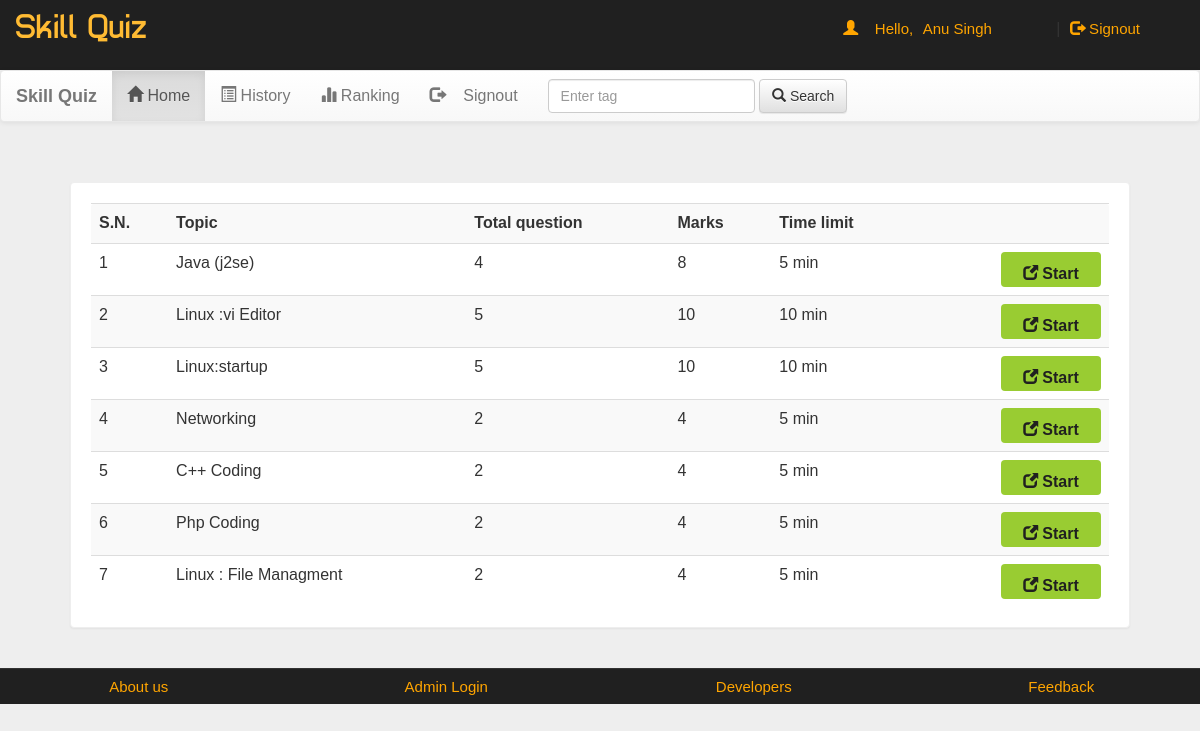
Screenshot of /account.php?q=1 (signed in) with the database file from the repository.
### tables this page shows
CREATE TABLE `quiz` (
  `eid` text NOT NULL,
  `title` varchar(100) NOT NULL,
  `sahi` int(11) NOT NULL,
  `wrong` int(11) NOT NULL,
  `total` int(11) NOT NULL,
  `time` bigint(20) NOT NULL,
  `intro` text NOT NULL,
  `tag` varchar(100) NOT NULL,
  `date` timestamp NOT NULL DEFAULT CURRENT_TIMESTAMP ON UPDATE CURRENT_TIMESTAMP
);

### account.php (the view, shortened to what this page needs)
<!DOCTYPE html PUBLIC "-//W3C//DTD XHTML 1.0 Transitional//EN" "http://www.w3.org/TR/xhtml1/DTD/xhtml1-transitional.dtd">
<html xmlns="http://www.w3.org/1999/xhtml">
<head>
<link  rel="stylesheet" href="css/bootstrap.min.css"/>
 <link  rel="stylesheet" href="css/bootstrap-theme.min.css"/>
 <link rel="stylesheet" href="css/main.css">
 <link  rel="stylesheet" href="css/font.css">
</head>
<body>
<div class="header">
<div class="row">
<div class="col-lg-6">
<span class="logo">Skill Quiz</span></div>
<div class="col-md-4 col-md-offset-2">
 <?php
 include_once 'dbConnection.php';
  if(!(isset($_SESSION['email']))){
header("location:index.php");
}
else
{
$name = $_SESSION['name'];
$email=$_SESSION['email'];
echo '<span class="pull-right top title1" ><span class="log1"><span class="glyphicon glyphicon-user" aria-hidden="true"></span>&nbsp;&nbsp;&nbsp;&nbsp;Hello,</span> <a href="account.php?q=1" class="log log1">'.$name.'</a>&nbsp;|&nbsp;<a href="logout.php?q=account.php" class="log"><span class="glyphicon glyphicon-log-out" aria-hidden="true"></span>&nbsp;Signout</button></a></span>';
}?>
</div>
</div></div>
<div class="bg">
<nav class="navbar navbar-default title1">
  <div class="container-fluid">
    <div class="navbar-header">
      <a class="navbar-brand" href="#"><b>Skill Quiz</b></a>
    </div>
    <div class="collapse navbar-collapse" id="bs-example-navbar-collapse-1">
      <ul class="nav navbar-nav">
        <li <?php if(@$_GET['q']==1) echo'class="active"'; ?> ><a href="account.php?q=1"><span class="glyphicon glyphicon-home" aria-hidden="true"></span>&nbsp;Home<span class="sr-only">(current)</span></a></li>
        <li <?php if(@$_GET['q']==2) echo'class="active"'; ?>><a href="account.php?q=2"><span class="glyphicon glyphicon-list-alt" aria-hidden="true"></span>&nbsp;History</a></li>
		<li <?php if(@$_GET['q']==3) echo'class="active"'; ?>><a href="account.php?q=3"><span class="glyphicon glyphicon-stats" aria-hidden="true"></span>&nbsp;Ranking</a></li>
		<li class="pull-right"> <a href="logout.php?q=account.php"><span class="glyphicon glyphicon-log-out" aria-hidden="true"></span>&nbsp;&nbsp;&nbsp;&nbsp;Signout</a></li>
		</ul>
            <form class="navbar-form navbar-left" role="search">
        <div class="form-group">
          <input type="text" class="form-control" placeholder="Enter tag ">
        </div>
        <button type="submit" class="btn btn-default"><span class="glyphicon glyphicon-search" aria-hidden="true"></span>&nbsp;Search</button>
      </form>
      </div>
  </div>
</nav>
<div class="container">
<div class="row">
<div class="col-md-12">
<?php if(@$_GET['q']==1) {
$result = mysqli_query($con,"SELECT * FROM quiz ORDER BY date DESC") or die('Error');
echo  '<div class="panel"><div class="table-responsive"><table class="table table-striped title1">
<tr><td><b>S.N.</b></td><td><b>Topic</b></td><td><b>Total question</b></td><td><b>Marks</b></td><td><b>Time limit</b></td><td></td></tr>';
$c=1;
while($row = mysqli_fetch_array($result)) {
	$title = $row['title'];
	$total = $row['total'];
	$sahi = $row['sahi'];
    $time = $row['time'];
	$eid = $row['eid'];
$q12=mysqli_query($con,"SELECT score FROM history WHERE eid='$eid' AND email='$email'" )or die('Error98');
$rowcount=mysqli_num_rows($q12);
if($rowcount == 0){
	echo '<tr><td>'.$c++.'</td><td>'.$title.'</td><td>'.$total.'</td><td>'.$sahi*$total.'</td><td>'.$time.'&nbsp;min</td>
	<td><b><a href="account.php?q=quiz&step=2&eid='.$eid.'&n=1&t='.$total.'" class="pull-right btn sub1" style="margin:0px;background:#99cc32"><span class="glyphicon glyphicon-new-window" aria-hidden="true"></span>&nbsp;<span class="title1"><b>Start</b></span></a></b></td></tr>';
}
}
echo '</table></div></div>';
}?>
</div></div></div></div>
<div class="row footer">
<div class="col-md-3 box">
<a href="about_us.php" target="#developers">About us</a>
</div>
<div class="col-md-3 box">
<a href="#" data-toggle="modal" data-target="#login">Admin Login</a></div>
<div class="col-md-3 box">
<a href="#" data-toggle="modal" data-target="#developers">Developers</a>
</div>
<div class="col-md-3 box">
<a href="feedback.php" target="_blank">Feedback</a></div></div>
</body>
</html>

### css/main.css (style rules this page uses)
body { overflow-x:hidden; width:100%; font: 15px "Century Gothic", "Times Roman", sans-serif; background:#eee; min-height:550px; background-attachment:fixed; }
.bg { min-height:540px; }
.panel { border-color:#eee; margin:40px; padding:20px; font: 15px "Century Gothic", "Times Roman", sans-serif; }
.header { background:#202020; height:70px; }
.logo { font-family:'typo'; font-size:35px; color:#ffbb33; margin:15px; }
.title1 { font: 16px "Century Gothic", "Times Roman", sans-serif; }
.sub1 { width:90px; color:#202020; background:orange; font-size:15px; height:35px; margin:20px; padding:10px; width:100px; }
.footer { font-size:15px; text-align:center; border-top:1px solid; border-color:#323232; background-color:#202020; }
.footer a { margin:25px; color:orange; text-decoration:none; font: 15px "Century Gothic", "Times Roman", sans-serif; }
.box { padding:9px; }
.top { margin-top:20px; }
.log1 { font: 15px 'Ubuntu', sans-serif; color:orange; margin-left:10px; }
.log { margin:10px; margin-right:60px; margin-left:5px; color:orange; text-decoration:none; font-size:20px; font-size:15px; }

### rows the page displays
quiz: title "Java (j2se)", total "4", $sahi*$total "8", time "5"
quiz: title "Linux :vi Editor", total "5", $sahi*$total "10", time "10"
quiz: title "Linux:startup", total "5", $sahi*$total "10", time "10"
quiz: title "Networking", total "2", $sahi*$total "4", time "5"
quiz: title "C++ Coding", total "2", $sahi*$total "4", time "5"
quiz: title "Php Coding", total "2", $sahi*$total "4", time "5"
quiz: title "Linux : File Managment", total "2", $sahi*$total "4", time "5"

### other values shown
$name "Anu Singh"
